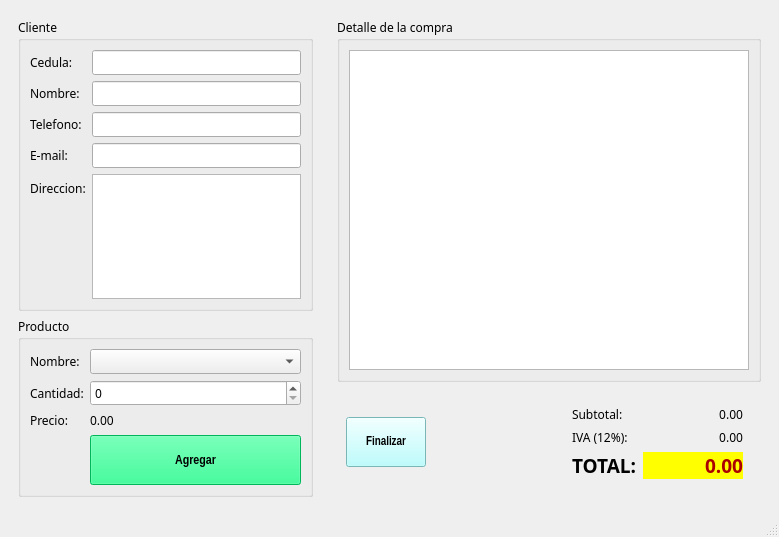
<?xml version="1.0" encoding="UTF-8"?>
<ui version="4.0">
 <class>Tienda</class>
 <widget class="QMainWindow" name="Tienda">
  <property name="geometry">
   <rect>
    <x>0</x>
    <y>0</y>
    <width>779</width>
    <height>537</height>
   </rect>
  </property>
  <property name="windowTitle">
   <string>Tienda</string>
  </property>
  <property name="windowIcon">
   <iconset resource="Recursos.qrc">
    <normaloff>:/Recursos/tienda.png</normaloff>:/Recursos/tienda.png</iconset>
  </property>
  <property name="styleSheet">
   <string notr="true"/>
  </property>
  <widget class="QWidget" name="centralwidget">
   <layout class="QHBoxLayout" name="horizontalLayout_2">
    <item>
     <widget class="QWidget" name="widget" native="true">
      <property name="minimumSize">
       <size>
        <width>300</width>
        <height>0</height>
       </size>
      </property>
      <property name="maximumSize">
       <size>
        <width>350</width>
        <height>16777215</height>
       </size>
      </property>
      <layout class="QVBoxLayout" name="verticalLayout">
       <item>
        <widget class="QGroupBox" name="groupBox">
         <property name="font">
          <font>
           <family>Arial Rounded MT Bold</family>
          </font>
         </property>
         <property name="title">
          <string>Cliente</string>
         </property>
         <layout class="QFormLayout" name="formLayout">
          <item row="0" column="0">
           <widget class="QLabel" name="label">
            <property name="text">
             <string>Cedula:</string>
            </property>
           </widget>
          </item>
          <item row="0" column="1">
           <widget class="QLineEdit" name="inCedula"/>
          </item>
          <item row="1" column="0">
           <widget class="QLabel" name="label_2">
            <property name="text">
             <string>Nombre:</string>
            </property>
           </widget>
          </item>
          <item row="1" column="1">
           <widget class="QLineEdit" name="inNombre"/>
          </item>
          <item row="2" column="0">
           <widget class="QLabel" name="label_3">
            <property name="text">
             <string>Telefono:</string>
            </property>
           </widget>
          </item>
          <item row="2" column="1">
           <widget class="QLineEdit" name="inTelefono"/>
          </item>
          <item row="3" column="0">
           <widget class="QLabel" name="label_4">
            <property name="text">
             <string>E-mail:</string>
            </property>
           </widget>
          </item>
          <item row="3" column="1">
           <widget class="QLineEdit" name="inEmail"/>
          </item>
          <item row="4" column="0">
           <widget class="QLabel" name="label_5">
            <property name="text">
             <string>Direccion:</string>
            </property>
           </widget>
          </item>
          <item row="4" column="1">
           <widget class="QPlainTextEdit" name="inDireccion">
            <property name="lineWidth">
             <number>3</number>
            </property>
           </widget>
          </item>
         </layout>
        </widget>
       </item>
       <item>
        <widget class="QGroupBox" name="groupBox_2">
         <property name="font">
          <font>
           <family>Arial Rounded MT Bold</family>
          </font>
         </property>
         <property name="styleSheet">
          <string notr="true"/>
         </property>
         <property name="title">
          <string>Producto</string>
         </property>
         <layout class="QFormLayout" name="formLayout_2">
          <item row="0" column="0">
           <widget class="QLabel" name="label_6">
            <property name="text">
             <string>Nombre:</string>
            </property>
           </widget>
          </item>
          <item row="0" column="1">
           <widget class="QComboBox" name="inProducto"/>
          </item>
          <item row="1" column="0">
           <widget class="QLabel" name="label_7">
            <property name="text">
             <string>Cantidad:</string>
            </property>
           </widget>
          </item>
          <item row="1" column="1">
           <widget class="QSpinBox" name="inCantidad"/>
          </item>
          <item row="2" column="0">
           <widget class="QLabel" name="label_8">
            <property name="text">
             <string>Precio:</string>
            </property>
           </widget>
          </item>
          <item row="2" column="1">
           <widget class="QLabel" name="outPrecio">
            <property name="text">
             <string>0.00</string>
            </property>
           </widget>
          </item>
          <item row="3" column="1">
           <widget class="QPushButton" name="btnAgregar">
            <property name="minimumSize">
             <size>
              <width>0</width>
              <height>50</height>
             </size>
            </property>
            <property name="font">
             <font>
              <family>Arial Narrow</family>
              <pointsize>10</pointsize>
              <weight>75</weight>
              <bold>true</bold>
             </font>
            </property>
            <property name="styleSheet">
             <string notr="true">background-color: rgb(0, 255, 127);
border-color: rgb(85, 255, 127);</string>
            </property>
            <property name="text">
             <string>Agregar</string>
            </property>
           </widget>
          </item>
         </layout>
        </widget>
       </item>
      </layout>
     </widget>
    </item>
    <item>
     <widget class="QWidget" name="widget_2" native="true">
      <layout class="QVBoxLayout" name="verticalLayout_3">
       <item>
        <widget class="QGroupBox" name="groupBox_3">
         <property name="font">
          <font>
           <family>Arial Rounded MT Bold</family>
          </font>
         </property>
         <property name="title">
          <string>Detalle de la compra</string>
         </property>
         <layout class="QVBoxLayout" name="verticalLayout_2">
          <item>
           <widget class="QTableWidget" name="outDetalle">
            <property name="minimumSize">
             <size>
              <width>400</width>
              <height>0</height>
             </size>
            </property>
           </widget>
          </item>
         </layout>
        </widget>
       </item>
       <item>
        <widget class="QWidget" name="widget_3" native="true">
         <layout class="QHBoxLayout" name="horizontalLayout">
          <item>
           <widget class="QPushButton" name="btnFacturar">
            <property name="minimumSize">
             <size>
              <width>0</width>
              <height>50</height>
             </size>
            </property>
            <property name="font">
             <font>
              <family>Arial Narrow</family>
              <weight>75</weight>
              <bold>true</bold>
             </font>
            </property>
            <property name="styleSheet">
             <string notr="true">background-color: rgb(170, 255, 255);</string>
            </property>
            <property name="text">
             <string>Finalizar</string>
            </property>
           </widget>
          </item>
          <item>
           <spacer name="horizontalSpacer">
            <property name="orientation">
             <enum>Qt::Horizontal</enum>
            </property>
            <property name="sizeHint" stdset="0">
             <size>
              <width>106</width>
              <height>20</height>
             </size>
            </property>
           </spacer>
          </item>
          <item>
           <widget class="QWidget" name="widget_4" native="true">
            <property name="font">
             <font>
              <family>Arial Rounded MT Bold</family>
             </font>
            </property>
            <layout class="QFormLayout" name="formLayout_3">
             <item row="0" column="0">
              <widget class="QLabel" name="label_10">
               <property name="font">
                <font>
                 <family>Arial Rounded MT Bold</family>
                </font>
               </property>
               <property name="text">
                <string>Subtotal:</string>
               </property>
              </widget>
             </item>
             <item row="0" column="1">
              <widget class="QLabel" name="outSubtotal">
               <property name="minimumSize">
                <size>
                 <width>100</width>
                 <height>0</height>
                </size>
               </property>
               <property name="text">
                <string>0.00</string>
               </property>
               <property name="textFormat">
                <enum>Qt::PlainText</enum>
               </property>
               <property name="alignment">
                <set>Qt::AlignRight|Qt::AlignTrailing|Qt::AlignVCenter</set>
               </property>
              </widget>
             </item>
             <item row="1" column="0">
              <widget class="QLabel" name="label_11">
               <property name="text">
                <string>IVA (12%):</string>
               </property>
              </widget>
             </item>
             <item row="1" column="1">
              <widget class="QLabel" name="outIva">
               <property name="minimumSize">
                <size>
                 <width>100</width>
                 <height>0</height>
                </size>
               </property>
               <property name="text">
                <string>0.00</string>
               </property>
               <property name="textFormat">
                <enum>Qt::PlainText</enum>
               </property>
               <property name="alignment">
                <set>Qt::AlignRight|Qt::AlignTrailing|Qt::AlignVCenter</set>
               </property>
              </widget>
             </item>
             <item row="2" column="0">
              <widget class="QLabel" name="label_12">
               <property name="font">
                <font>
                 <family>Arial Rounded MT Bold</family>
                 <pointsize>14</pointsize>
                 <weight>75</weight>
                 <bold>true</bold>
                </font>
               </property>
               <property name="text">
                <string>TOTAL:</string>
               </property>
              </widget>
             </item>
             <item row="2" column="1">
              <widget class="QLabel" name="outTotal">
               <property name="minimumSize">
                <size>
                 <width>100</width>
                 <height>0</height>
                </size>
               </property>
               <property name="font">
                <font>
                 <pointsize>14</pointsize>
                 <weight>75</weight>
                 <bold>true</bold>
                </font>
               </property>
               <property name="styleSheet">
                <string notr="true">background-color: rgb(255, 255, 0);
color: rgb(170, 0, 0);</string>
               </property>
               <property name="text">
                <string>0.00</string>
               </property>
               <property name="textFormat">
                <enum>Qt::PlainText</enum>
               </property>
               <property name="alignment">
                <set>Qt::AlignRight|Qt::AlignTrailing|Qt::AlignVCenter</set>
               </property>
              </widget>
             </item>
            </layout>
           </widget>
          </item>
         </layout>
        </widget>
       </item>
      </layout>
     </widget>
    </item>
   </layout>
  </widget>
  <widget class="QMenuBar" name="menubar">
   <property name="geometry">
    <rect>
     <x>0</x>
     <y>0</y>
     <width>779</width>
     <height>25</height>
    </rect>
   </property>
  </widget>
  <widget class="QStatusBar" name="statusbar"/>
 </widget>
 <resources>
  <include location="Recursos.qrc"/>
 </resources>
 <connections/>
</ui>
